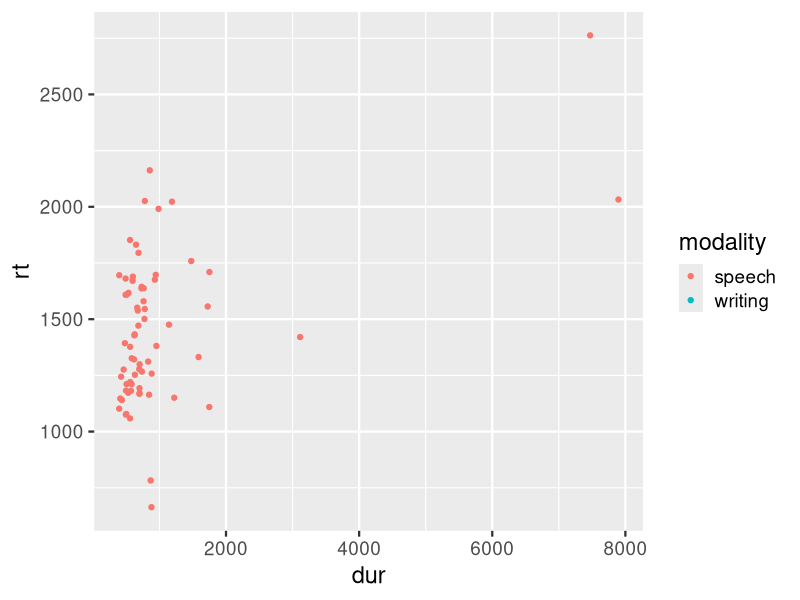
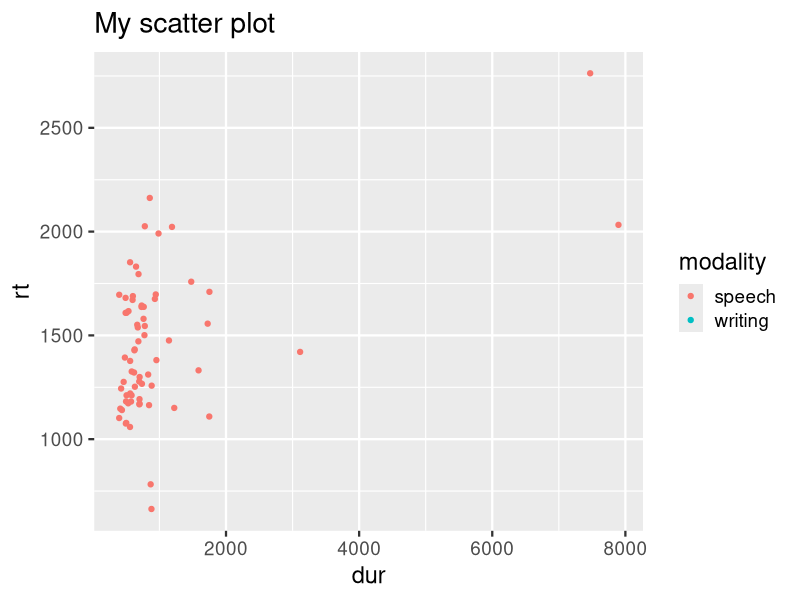
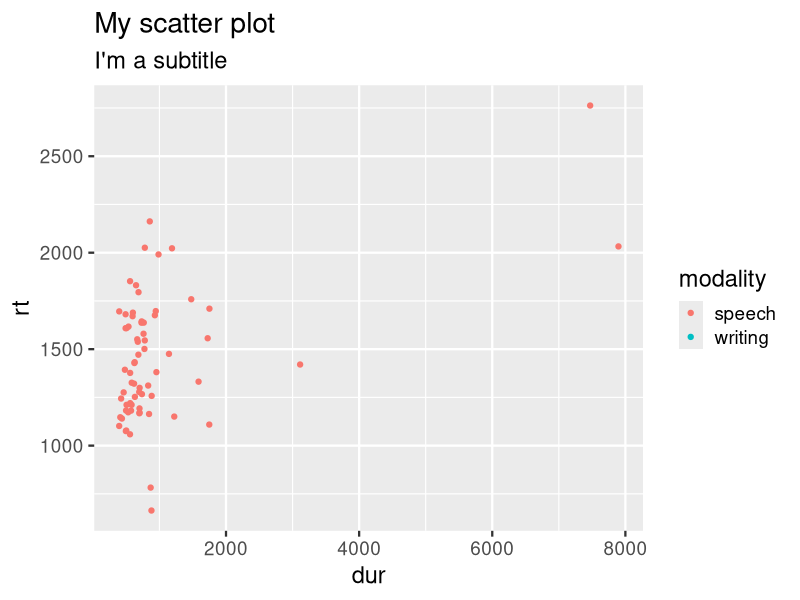
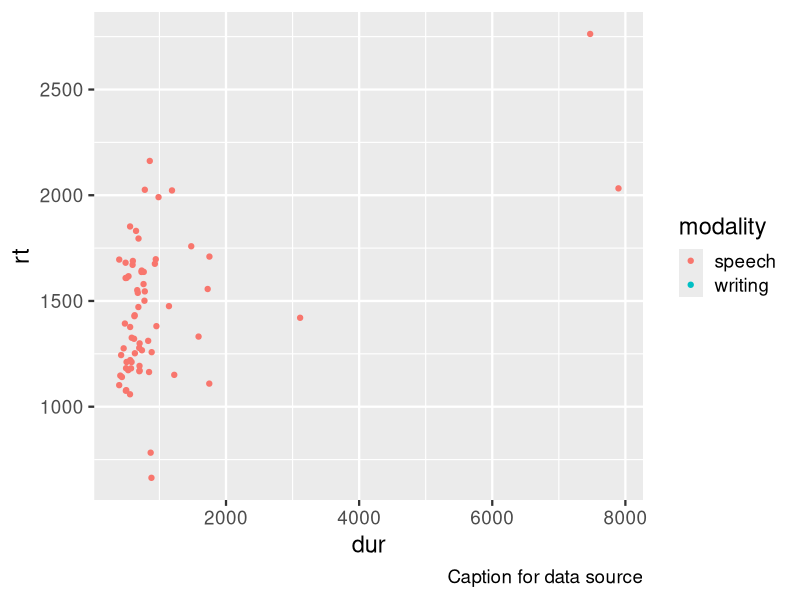
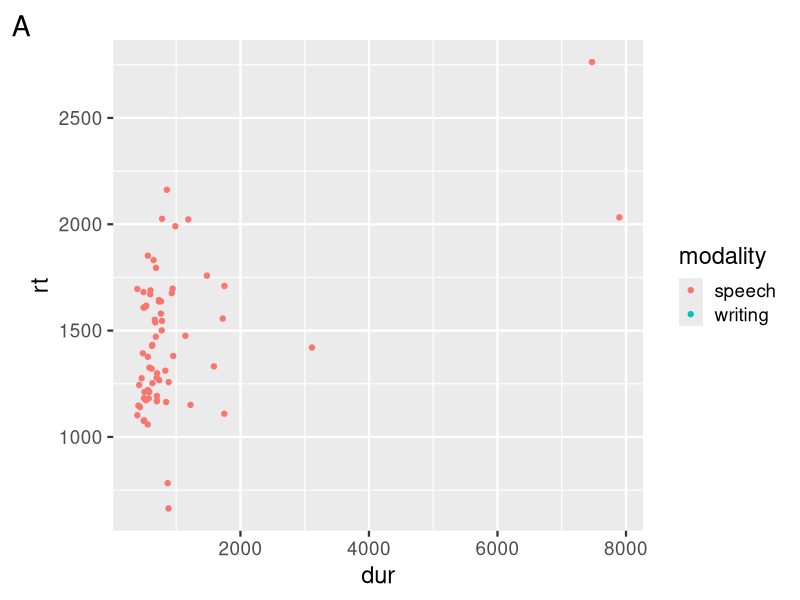
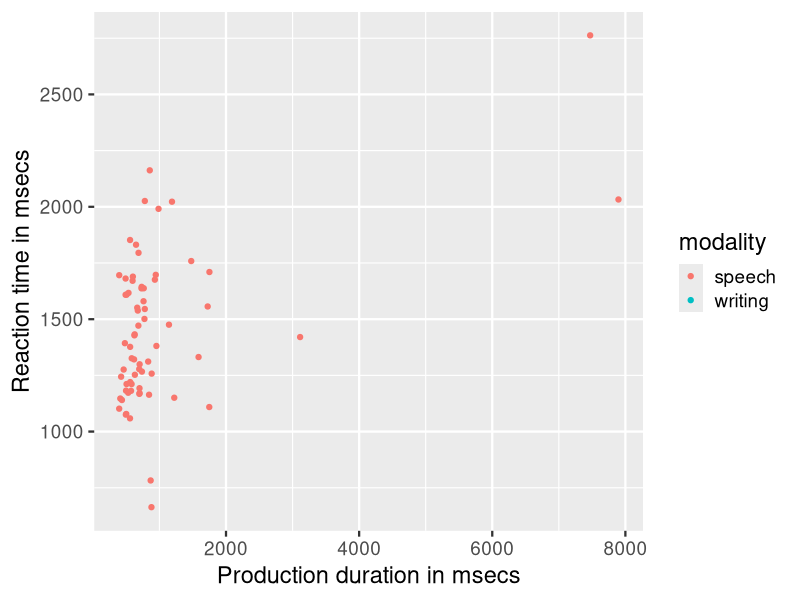
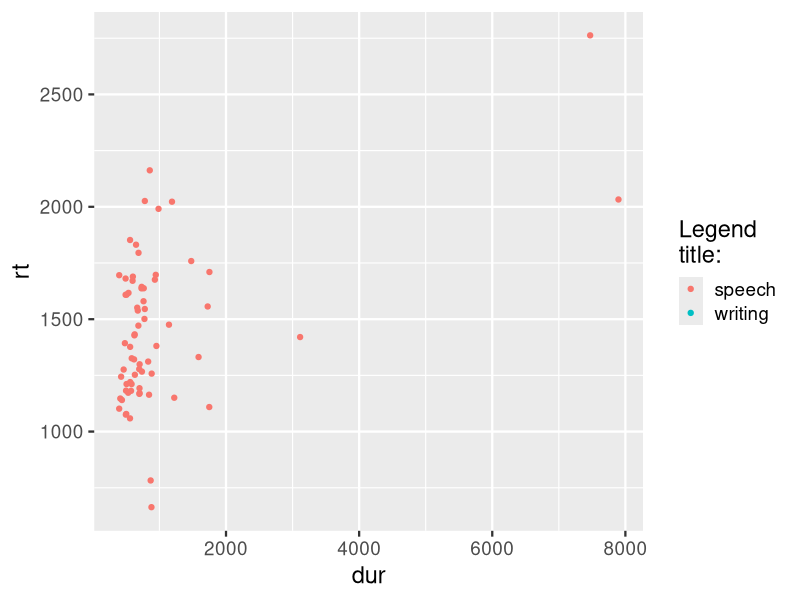
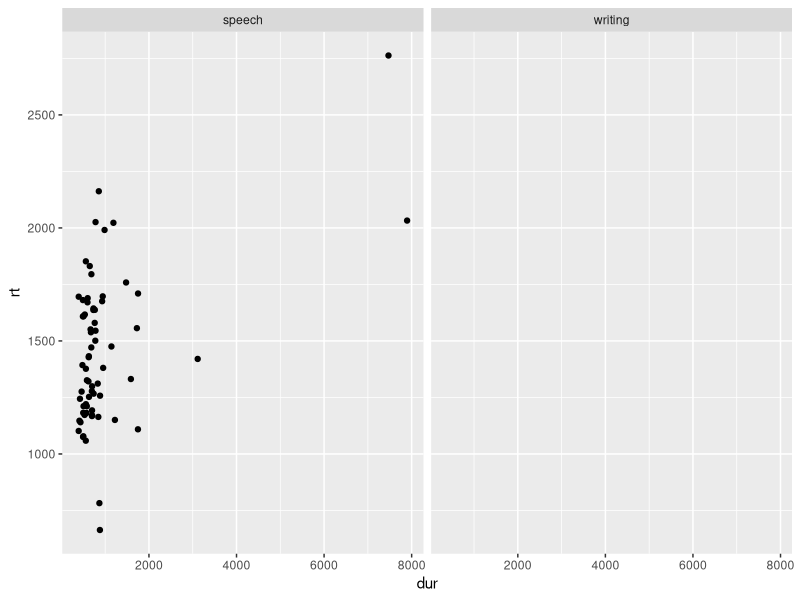

Reproduce these figures in R, in order.
## ---- chunk 1
library(tidyverse)
library(stringi)
library(ggthemes)
library(kableExtra)
library(knitr)
options("kableExtra.html.bsTable" = T)
knitr::opts_chunk$set(echo = TRUE,
                      comment= NA,
                      warning = FALSE,
                      message = FALSE)

theme_set(
  theme_gray(base_size = 17) +
    theme(plot.background = element_rect(fill = "transparent", colour = NA)))

## ---- chunk 2
d_spellname <- read_csv("../../data/spellname.csv")
## ---- chunk 3
d_spellname <- summarise(d_spellname, 
                      rt = mean(rt),
                      dur = mean(dur),
                      .by = c(ppt_id, name_familiarised, ppt_vocab, modality)) 
## ---- chunk 4
ggplot(d_spellname, aes(y = rt, x = dur,
                          colour = modality)) +
  geom_point() + 
  ###<b>
  labs()
  ###</b>
## ---- chunk 5
ggplot(d_spellname, aes(y = rt, x = dur,
                          colour = modality)) +
  geom_point() + 
  ###<b>
  labs(title = "My scatter plot")
  ###</b>
## ---- chunk 6
ggplot(d_spellname, aes(y = rt, x = dur,
                          colour = modality)) +
  geom_point() + 
  ###<b>
  labs(title = "My scatter plot", 
       subtitle = "I'm a subtitle")
  ###</b>
## ---- chunk 7
ggplot(d_spellname, aes(y = rt, x = dur,
                          colour = modality)) +
  geom_point() + 
  ###<b>
  labs(caption = "Caption for data source")
  ###</b>
## ---- chunk 8
ggplot(d_spellname, aes(y = rt, x = dur,
                          colour = modality)) +
  geom_point() + 
  ###<b>
  labs(tag = "A")
  ###</b>
## ---- chunk 9
ggplot(d_spellname, aes(y = rt, x = dur,
                          colour = modality)) +
  geom_point() + 
  ###<b>
  labs(x = "Production duration in msecs", 
       y = "Reaction time in msecs")
  ###</b>
## ---- chunk 10
ggplot(d_spellname, aes(y = rt, x = dur,
                          colour = modality)) +
  geom_point() + 
  ###<b>
  labs(colour = "Legend\ntitle:")
  ###</b>
## ---- chunk 11
env <- asNamespace("ggplot2")
all_themes <- ls(envir = env, pattern = "^theme_+")
all_themes <- all_themes[!str_detect(all_themes, "all|get|replace|set|test|update|gray")]
print(all_themes)
## ---- chunk 12
env <- asNamespace("ggthemes")
all_themes <- ls(envir = env, pattern = "^theme_+")
all_themes <- all_themes[!str_detect(all_themes, "all|get|replace|set|test|update|gray")]
print(all_themes)
## ---- chunk 13
ggplot(d_spellname, aes(y = rt, x = dur)) + 
  geom_point() +
  facet_grid(~modality) +
  ###<b>
  theme_grey(base_size = 11)
  ###</b>
## ---- chunk 14
ggplot(d_spellname, aes(y = rt, x = dur)) + 
  geom_point() +
  facet_grid(~modality) +
  ###<b>
  theme_minimal(base_size = 14)
  ###</b>
## ---- chunk 15
ggplot(d_spellname, aes(y = rt, x = dur)) + 
  geom_point() +
  facet_grid(~modality) +
  ###<b>
  theme_light(base_size = 14)
  ###</b>
## ---- chunk 16
ggplot(d_spellname, aes(y = rt, x = dur)) + 
  geom_point() +
  facet_grid(~modality) +
  ###<b>
  theme_dark(base_size = 14)
  ###</b>
## ---- chunk 17
ggplot(d_spellname, aes(y = rt, x = dur)) + 
  geom_point() +
  facet_grid(~modality) +
  ###<b>
  ggthemes::theme_clean()
  ###</b>
## ---- chunk 18
ggplot(d_spellname, aes(y = rt, x = dur, colour = modality)) +
  geom_point() +  
  ###<b>
  scale_colour_discrete(
    labels = c("Spoken output", "Written output")) 
  ###</b>
## ---- chunk 19
ggplot(d_spellname, aes(y = rt, x = dur, colour = modality)) +
  geom_point() +  
  ###<b>
  scale_colour_manual(labels = c("Spoken output", "Written output"),
        values = c("firebrick", "turquoise2"))
  ###</b>
## ---- chunk 20
ggplot(d_spellname, aes(y = rt, x = dur, colour = modality)) +
  geom_point() +  
  ###<b>
  scale_colour_manual(labels = c("Spoken output", "Written output"),
        values = c("firebrick", "turquoise2"))
  ###</b>
## ---- chunk 21
# RGB codes of "colorblind" function
mycolours <- c("#000000", "#E69F00", "#56B4E9", "#009E73", 
               "#F0E442", "#0072B2", "#D55E00", "#CC79A7")
## ---- chunk 22
# RGB codes of "colorblind" function
scales::show_col(colorblind_pal()(8))
## ---- chunk 23
ggplot(d_spellname, aes(y = rt, x = dur, colour = modality)) +
  geom_point() +  
  ###<b>
  scale_colour_manual(labels = c("Spoken output", "Written output"),
        values = mycolours[1:2])
  ###</b>
## ---- chunk 24
ggplot(d_spellname, aes(y = rt, x = dur, colour = modality)) +
  geom_point() +  
  ###<b>
  scale_colour_colorblind(
    labels = c("Spoken output", "Written output"))
  ###</b>
## ---- chunk 25
ggplot(d_spellname, aes(y = rt, x = dur)) +
  geom_point() + 
  ###<b>
  facet_grid(~modality)
  ###</b>
## ---- chunk 26
ggplot(d_spellname, aes(y = rt, x = dur)) +
  geom_point() + 
  ###<b>
  facet_grid(~modality, labeller = label_both)
  ###</b>
## ---- chunk 27
p <- ggplot(d_spellname, aes(y = rt, x = dur)) +
  geom_point() + 
  ###<b>
  facet_grid(~modality, labeller = label_both)
  ###</b>
## ---- chunk 28
###<b>
d_spellname <- mutate(d_spellname, 
                    modality = recode(modality, 
                    "speech" = "Spoken output",
                    "writing" = "Written output"))
###</b>
## ---- chunk 29
p
## ---- chunk 30
ggplot(d_spellname, aes(y = rt, x = dur)) +
  geom_point() + 
  ###<b>
  facet_grid(~modality)
  ###</b>
## ---- chunk 31
ggplot(d_spellname, aes(y = rt, x = dur)) + 
  geom_point() +
  ###<b>
  theme()
  ###</b>
## ---- chunk 32
ggplot(d_spellname, aes(y = rt, x = dur)) + 
  geom_point() +
  ###<b>
  theme(axis.text = element_text(face = "italic"))
  ###</b>
## ---- chunk 33
ggplot(d_spellname, aes(y = rt, x = dur)) + 
  geom_point() +
  ###<b>
  theme(axis.title = element_text(face = "bold"))
  ###</b>
## ---- chunk 34
ggplot(d_spellname, aes(y = rt, x = dur)) + 
  geom_point() +
  ###<b>
  theme(axis.title.y = element_text(face = "bold"))
  ###</b>
## ---- chunk 35
ggplot(d_spellname, aes(y = rt, x = dur, colour = modality)) + 
  geom_point() +
  ###<b>
  theme()
  ###</b>
## ---- chunk 36
ggplot(d_spellname, aes(y = rt, x = dur, colour = modality)) + 
  geom_point() +
  ###<b>
  theme(legend.position = "top")
  ###</b>
## ---- chunk 37
ggplot(d_spellname, aes(y = rt, x = dur, colour = modality)) + 
  geom_point() +
  ###<b>
  theme(legend.position = "top",
        legend.justification = "right")
  ###</b>
## ---- chunk 38
ggplot(d_spellname, aes(y = rt, x = dur, colour = modality)) +
  geom_point() + 
  ###<b>
  theme(legend.position = c(.15,.8))
  ###</b>
## ---- chunk 39
ggplot(d_spellname, aes(y = rt, x = dur)) +
  geom_point() + 
  ###<b>
  theme()
  ###</b>
## ---- chunk 40
ggplot(d_spellname, aes(y = rt, x = dur)) +
  geom_point() + 
  ###<b>
  theme(panel.background = element_blank())
  ###</b>
## ---- chunk 41
ggplot(d_spellname, aes(y = rt, x = dur)) +
  geom_point() +
  ###<b>
  theme()
  ###</b>
## ---- chunk 42
ggplot(d_spellname, aes(y = rt, x = dur)) +
  geom_point() + 
  ###<b>
  theme(plot.background = element_rect(fill = "pink"))
  ###</b>
## ---- chunk 43
ggplot(d_spellname, aes(y = rt, x = dur)) +
  geom_point() + 
  ###<b>
  theme(plot.background = element_rect(fill = "pink"),
        plot.margin = unit(c(2,2,2,2), "cm"))
  ###</b>
## ---- chunk 44
ggplot(d_spellname, aes(y = rt, x = dur)) +
  geom_point() + 
  labs(title = "I'm a title") +
  ###<b>
  theme(plot.title = element_text(colour = "pink"))
  ###</b>
## ---- chunk 45
ggplot(d_spellname, aes(y = rt, x = dur)) +
  geom_point() + 
  labs(caption = "I'm a caption") +
  ###<b>
  theme(plot.caption = element_text(face = "italic"))
  ###</b>
## ---- chunk 46
ggplot(d_spellname, aes(y = rt, x = dur)) +
  geom_point() + 
  facet_grid(~modality, labeller = label_both) +
  ###<b>
  theme()
  ###</b>
## ---- chunk 47
ggplot(d_spellname, aes(y = rt, x = dur)) +
  geom_point() + 
  facet_grid(~modality, labeller = label_both) +
  ###<b>
  theme(strip.background = element_blank())
  ###</b>
## ---- chunk 48
ggplot(d_spellname, aes(y = rt, x = dur)) +
  geom_point() + 
  facet_grid(~modality, labeller = label_both) +
  ###<b>
  theme(strip.background = element_rect(fill = "forestgreen"))
  ###</b>
## ---- chunk 49
ggplot(d_spellname, aes(y = rt, x = dur)) +
  geom_point() + 
  facet_grid(~modality, labeller = label_both) +
  ###<b>
  theme(strip.background = element_rect(fill = "forestgreen"),
        strip.text = element_text(colour = "white", hjust = 0))
  ###</b>
## ---- chunk 50
ggplot(d_spellname, aes(y = rt, x = dur)) +
  geom_point() + 
  facet_grid(~modality, labeller = label_both)+
  ###<b>
  theme(strip.background = element_rect(fill = "forestgreen"),
        strip.text = element_text(colour = "white", hjust = 0, 
                                  face = "bold", size = 16, angle = 180))
  ###</b>
